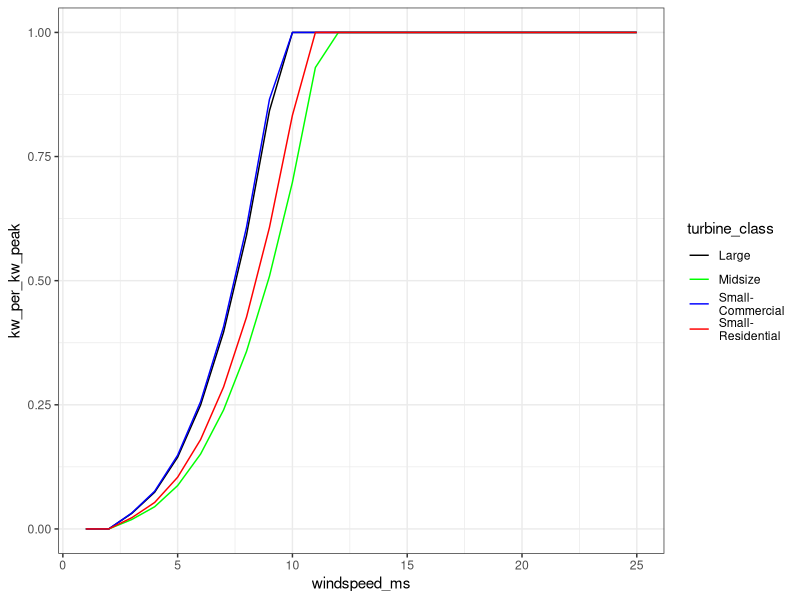

Generate this figure with R:
# Plot power curves

library(data.table)
library(ggplot2)
library(stringr)

setwd("C:/Users/tbowen/Documents/dGen/New York/NYISO Data/dWind-NY/LaTeX - ny_dwind_writeup/input-files/")

curve_data <- fread("dwind_power_curves.csv")
curve_data <- curve_data[turbine_id %in% c(1:4),,]
curve_data[, turbine_class := 
             str_replace_all(turbine_id, 
                             setNames(nm = c(1:4), object = c("Small-\nResidential",
                                                              "Small-\nCommercial",
                                                              "Midsize", "Large")))]

# curve_data[, turbine_id := factor(turbine_id, levels = as.character(curve_data[, unique(turbine_id)])), ]

ggplot(curve_data)+
  geom_line(aes(x = windspeed_ms, 
                y = kw_per_kw_peak, 
                color = turbine_class, group = turbine_class))+
  scale_color_manual(values = setNames(nm = c("Small-\nResidential",
                                              "Small-\nCommercial",
                                              "Midsize", "Large"),
                                       object = c("red", "blue", "green", "black")))+
  theme_bw()
